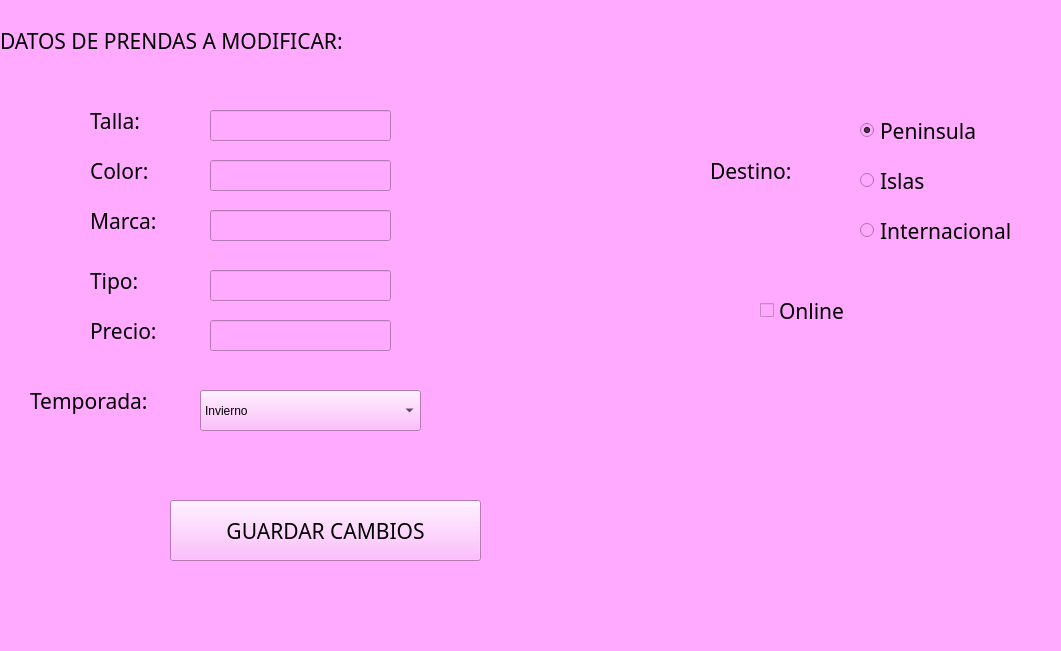
<?xml version="1.0" encoding="UTF-8"?>
<ui version="4.0">
 <class>MainWindow</class>
 <widget class="QMainWindow" name="MainWindow">
  <property name="geometry">
   <rect>
    <x>0</x>
    <y>0</y>
    <width>1061</width>
    <height>651</height>
   </rect>
  </property>
  <property name="windowTitle">
   <string>MainWindow</string>
  </property>
  <property name="styleSheet">
   <string notr="true">background-color: rgb(255, 170, 255);
font: 16pt &quot;MV Boli&quot;;</string>
  </property>
  <widget class="QWidget" name="centralwidget">
   <widget class="QLabel" name="label">
    <property name="geometry">
     <rect>
      <x>0</x>
      <y>0</y>
      <width>491</width>
      <height>81</height>
     </rect>
    </property>
    <property name="font">
     <font>
      <family>MV Boli</family>
      <pointsize>16</pointsize>
      <weight>50</weight>
      <italic>false</italic>
      <bold>false</bold>
     </font>
    </property>
    <property name="text">
     <string>DATOS DE PRENDAS A MODIFICAR:</string>
    </property>
   </widget>
   <widget class="QLineEdit" name="entrada_color_prenda">
    <property name="geometry">
     <rect>
      <x>210</x>
      <y>160</y>
      <width>181</width>
      <height>31</height>
     </rect>
    </property>
    <property name="text">
     <string/>
    </property>
   </widget>
   <widget class="QLineEdit" name="entrada_talla_prenda">
    <property name="geometry">
     <rect>
      <x>210</x>
      <y>110</y>
      <width>181</width>
      <height>31</height>
     </rect>
    </property>
   </widget>
   <widget class="QLabel" name="label_6">
    <property name="geometry">
     <rect>
      <x>90</x>
      <y>130</y>
      <width>91</width>
      <height>81</height>
     </rect>
    </property>
    <property name="font">
     <font>
      <family>MV Boli</family>
      <pointsize>16</pointsize>
      <weight>50</weight>
      <italic>false</italic>
      <bold>false</bold>
     </font>
    </property>
    <property name="text">
     <string>Color:</string>
    </property>
   </widget>
   <widget class="QPushButton" name="boton_guardar_cambios_prenda">
    <property name="geometry">
     <rect>
      <x>170</x>
      <y>500</y>
      <width>311</width>
      <height>61</height>
     </rect>
    </property>
    <property name="font">
     <font>
      <family>MV Boli</family>
      <pointsize>16</pointsize>
      <weight>50</weight>
      <italic>false</italic>
      <bold>false</bold>
     </font>
    </property>
    <property name="text">
     <string>GUARDAR CAMBIOS</string>
    </property>
   </widget>
   <widget class="QLabel" name="label_7">
    <property name="geometry">
     <rect>
      <x>90</x>
      <y>180</y>
      <width>91</width>
      <height>81</height>
     </rect>
    </property>
    <property name="font">
     <font>
      <family>MV Boli</family>
      <pointsize>16</pointsize>
      <weight>50</weight>
      <italic>false</italic>
      <bold>false</bold>
     </font>
    </property>
    <property name="text">
     <string>Marca:</string>
    </property>
   </widget>
   <widget class="QLineEdit" name="entrada_marca_prenda">
    <property name="geometry">
     <rect>
      <x>210</x>
      <y>210</y>
      <width>181</width>
      <height>31</height>
     </rect>
    </property>
    <property name="text">
     <string/>
    </property>
   </widget>
   <widget class="QLabel" name="label_5">
    <property name="geometry">
     <rect>
      <x>90</x>
      <y>80</y>
      <width>101</width>
      <height>81</height>
     </rect>
    </property>
    <property name="font">
     <font>
      <family>MV Boli</family>
      <pointsize>16</pointsize>
      <weight>50</weight>
      <italic>false</italic>
      <bold>false</bold>
     </font>
    </property>
    <property name="text">
     <string>Talla:</string>
    </property>
   </widget>
   <widget class="QLineEdit" name="entrada_tipo_prenda">
    <property name="geometry">
     <rect>
      <x>210</x>
      <y>270</y>
      <width>181</width>
      <height>31</height>
     </rect>
    </property>
    <property name="text">
     <string/>
    </property>
   </widget>
   <widget class="QLineEdit" name="entrada_precio_prenda">
    <property name="geometry">
     <rect>
      <x>210</x>
      <y>320</y>
      <width>181</width>
      <height>31</height>
     </rect>
    </property>
    <property name="text">
     <string/>
    </property>
   </widget>
   <widget class="QLabel" name="label_8">
    <property name="geometry">
     <rect>
      <x>90</x>
      <y>290</y>
      <width>91</width>
      <height>81</height>
     </rect>
    </property>
    <property name="font">
     <font>
      <family>MV Boli</family>
      <pointsize>16</pointsize>
      <weight>50</weight>
      <italic>false</italic>
      <bold>false</bold>
     </font>
    </property>
    <property name="text">
     <string>Precio:</string>
    </property>
   </widget>
   <widget class="QLabel" name="label_9">
    <property name="geometry">
     <rect>
      <x>90</x>
      <y>240</y>
      <width>91</width>
      <height>81</height>
     </rect>
    </property>
    <property name="font">
     <font>
      <family>MV Boli</family>
      <pointsize>16</pointsize>
      <weight>50</weight>
      <italic>false</italic>
      <bold>false</bold>
     </font>
    </property>
    <property name="text">
     <string>Tipo:</string>
    </property>
   </widget>
   <widget class="QCheckBox" name="checkBox_online">
    <property name="geometry">
     <rect>
      <x>760</x>
      <y>290</y>
      <width>221</width>
      <height>41</height>
     </rect>
    </property>
    <property name="font">
     <font>
      <family>MV Boli</family>
      <pointsize>16</pointsize>
      <weight>50</weight>
      <italic>false</italic>
      <bold>false</bold>
     </font>
    </property>
    <property name="text">
     <string>Online</string>
    </property>
   </widget>
   <widget class="QComboBox" name="combo_temporada">
    <property name="geometry">
     <rect>
      <x>200</x>
      <y>390</y>
      <width>221</width>
      <height>41</height>
     </rect>
    </property>
    <item>
     <property name="text">
      <string>Invierno</string>
     </property>
    </item>
    <item>
     <property name="text">
      <string>Verano</string>
     </property>
    </item>
   </widget>
   <widget class="QRadioButton" name="radio_internacional">
    <property name="geometry">
     <rect>
      <x>860</x>
      <y>210</y>
      <width>191</width>
      <height>41</height>
     </rect>
    </property>
    <property name="font">
     <font>
      <family>MV Boli</family>
      <pointsize>16</pointsize>
      <weight>50</weight>
      <italic>false</italic>
      <bold>false</bold>
     </font>
    </property>
    <property name="text">
     <string>Internacional</string>
    </property>
   </widget>
   <widget class="QRadioButton" name="radio_peninsula">
    <property name="geometry">
     <rect>
      <x>860</x>
      <y>120</y>
      <width>281</width>
      <height>21</height>
     </rect>
    </property>
    <property name="font">
     <font>
      <family>MV Boli</family>
      <pointsize>16</pointsize>
      <weight>50</weight>
      <italic>false</italic>
      <bold>false</bold>
     </font>
    </property>
    <property name="text">
     <string>Peninsula</string>
    </property>
    <property name="checked">
     <bool>true</bool>
    </property>
   </widget>
   <widget class="QRadioButton" name="radio_islas">
    <property name="geometry">
     <rect>
      <x>860</x>
      <y>160</y>
      <width>181</width>
      <height>41</height>
     </rect>
    </property>
    <property name="font">
     <font>
      <family>MV Boli</family>
      <pointsize>16</pointsize>
      <weight>50</weight>
      <italic>false</italic>
      <bold>false</bold>
     </font>
    </property>
    <property name="text">
     <string>Islas</string>
    </property>
   </widget>
   <widget class="QLabel" name="label_11">
    <property name="geometry">
     <rect>
      <x>710</x>
      <y>150</y>
      <width>141</width>
      <height>41</height>
     </rect>
    </property>
    <property name="font">
     <font>
      <family>MV Boli</family>
      <pointsize>16</pointsize>
      <weight>50</weight>
      <italic>false</italic>
      <bold>false</bold>
     </font>
    </property>
    <property name="text">
     <string>Destino:</string>
    </property>
   </widget>
   <widget class="QLabel" name="label_12">
    <property name="geometry">
     <rect>
      <x>30</x>
      <y>380</y>
      <width>151</width>
      <height>41</height>
     </rect>
    </property>
    <property name="font">
     <font>
      <family>MV Boli</family>
      <pointsize>16</pointsize>
      <weight>50</weight>
      <italic>false</italic>
      <bold>false</bold>
     </font>
    </property>
    <property name="text">
     <string>Temporada:</string>
    </property>
   </widget>
   <widget class="QLabel" name="label_error_marca">
    <property name="geometry">
     <rect>
      <x>400</x>
      <y>210</y>
      <width>301</width>
      <height>31</height>
     </rect>
    </property>
    <property name="text">
     <string/>
    </property>
   </widget>
   <widget class="QLabel" name="label_error_color">
    <property name="geometry">
     <rect>
      <x>410</x>
      <y>160</y>
      <width>291</width>
      <height>31</height>
     </rect>
    </property>
    <property name="text">
     <string/>
    </property>
   </widget>
   <widget class="QLabel" name="label_error_tipo">
    <property name="geometry">
     <rect>
      <x>400</x>
      <y>270</y>
      <width>311</width>
      <height>31</height>
     </rect>
    </property>
    <property name="text">
     <string/>
    </property>
   </widget>
   <widget class="QLabel" name="label_error_talla">
    <property name="geometry">
     <rect>
      <x>410</x>
      <y>100</y>
      <width>321</width>
      <height>41</height>
     </rect>
    </property>
    <property name="text">
     <string/>
    </property>
   </widget>
  </widget>
  <widget class="QStatusBar" name="statusbar"/>
 </widget>
 <resources/>
 <connections/>
</ui>
